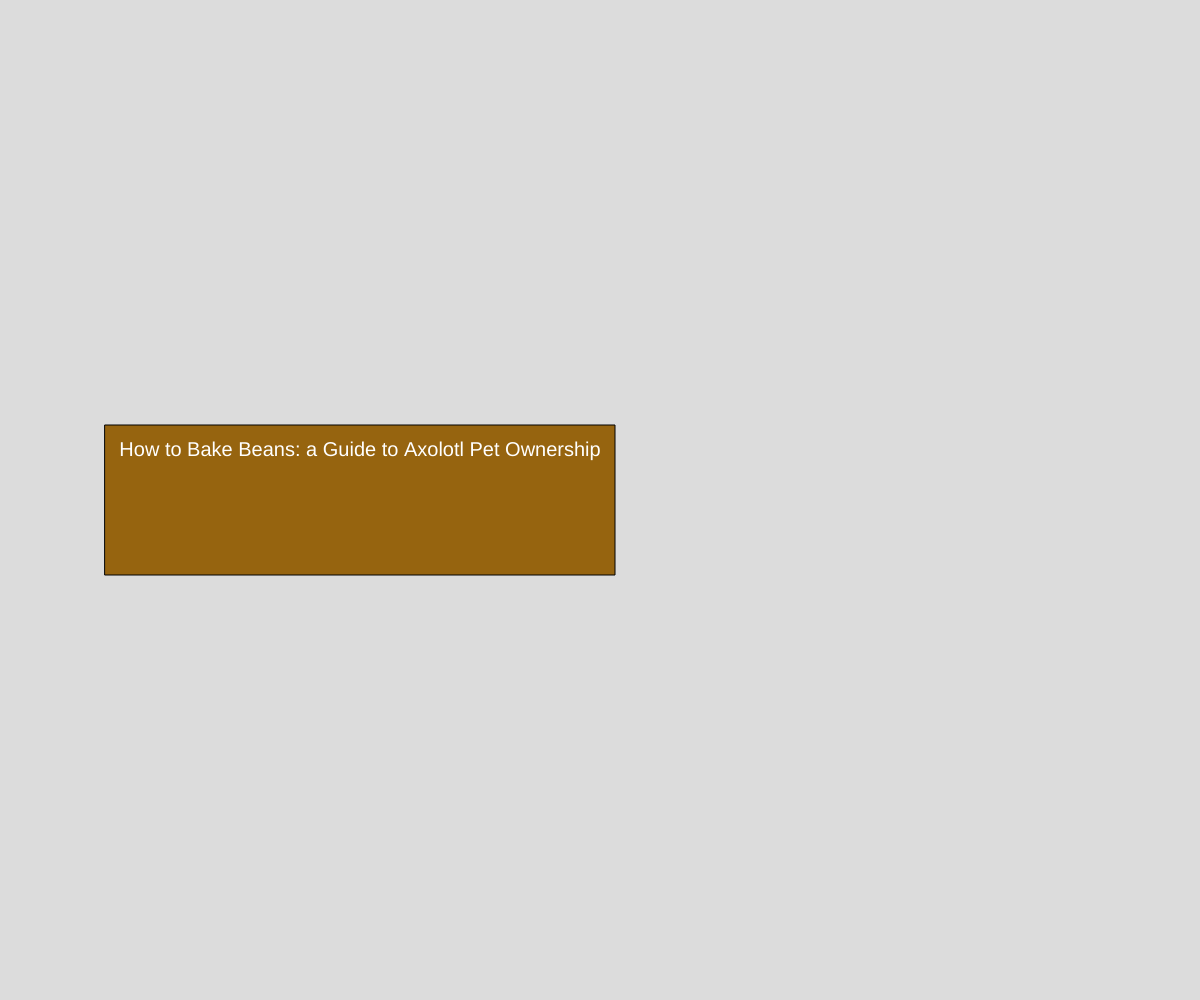
Frame 1 (no input)
Frame 60 (no input): identical to frame 1, image omitted
Frame 120 (the mouse pressed at the canvas centre since frame 60): identical to frame 1, image omitted

The p5.js sketch that drew this single still picture (run headless with seeded random() and noise() and a simulated clock; from frame 60 on, the mouse is pressed at the canvas centre):

// p5.js sketch
// ── sketch.js
// Intro to Objects
// Alaxnadre C.
// 10/10/2024
let myBook;

function setup() {
  createCanvas(windowWidth, windowHeight);
  myBook = new Book("How to Bake Beans: a Guide to Axolotl Pet Ownership", "Jenna Tolls",
    1234567890123, "leatherbound",
    5100, width*0.3);
}

function draw() {
  background(220);
  myBook.display();
}

class Book{
  // 1.constructor
  constructor(title, author, isbn, cover, pages, x){
    this.title = title;
    this.author = author;
    this.isbn = isbn;
    this.coverType = cover;
    this.pageCount = pages;
    this.x = x;
  }
  // 2.class methods
  display(){
    //render our book on the screen
    rectMode(CENTER);  textAlign(CENTER,CENTER);
    textSize(20);
    switch(this.coverType){
      case "softcover":
        fill(250,200,150);  break;
      case "softcover":
        fill(120,255,255);  break;
      case "leatherbound":
        fill(150,100,15);   break;
    }
    rect(this.x, height/2, this.pageCount/10, 150);
    fill(255);
    text(this.title, this.x,height/2 - 50);
  }

  printOut(){
    //print out our data in a nice format
    print(this.title + ", by " + this.author);
    print("Length: " + this.pageCount);
    print("ISBN: " + this.isbn);
  }
}
